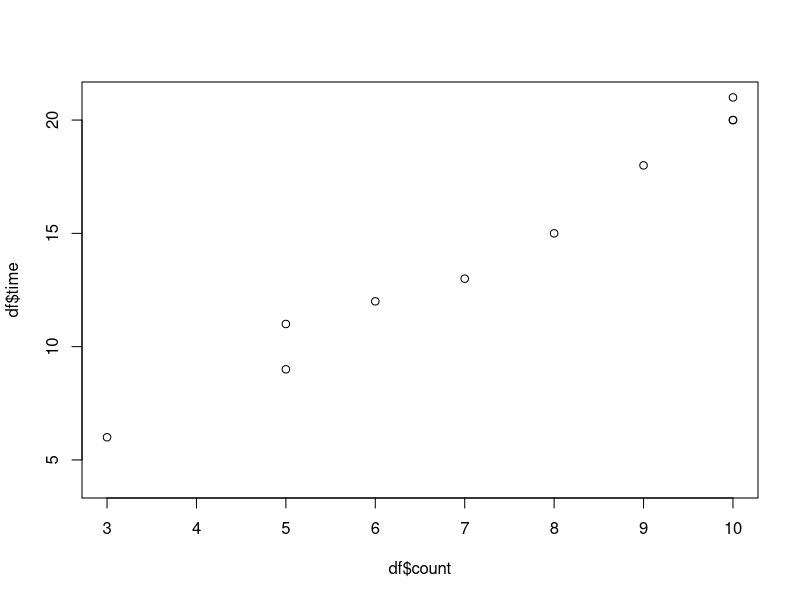

The R source for this figure:

df <- data.frame(
  year = c(2000,-1999, 2000, 1995, 1996, 2001, 2002, 2003, 2001, 1994, 2000, -1999),
  count = c(10, 5, 5, 9, NA, 8, 10, 10, 6, 7, NA, 3),
  time = c(20, 11, 9, 18, 4, 15, 20, 21, 12, 13, 19, 6),
  defect = c(.6, .5, 1.1, .8, .7, 1.3, .9, 1.1, 1.4, .8, .9, 1.2),
  true = c(NA, 0, 1, 1, 0, 0, 0, 1, 0, 1, 0, 0)
)

plot(df$count, df$time)

# start smallset
# snap df
df$defect <- ifelse(df$defect > 1, 1, 0)
model <- lm(count ~ time, data = df)
# snap df
df$count <- round(ifelse(is.na(df$count), predict(model, df), df$count))
df$time <- NULL
# snap df
df[is.na(df)] <- 0
prepped <- subset(df, year > 0)
# snap prepped
prepped$one <- 1
newRow <- prepped[1, ]
prepped <- rbind(prepped, newRow)
# snap prepped
# end smallset


# newRow <- prepped[1, ]
# prepped <- rbind(prepped, newRow)